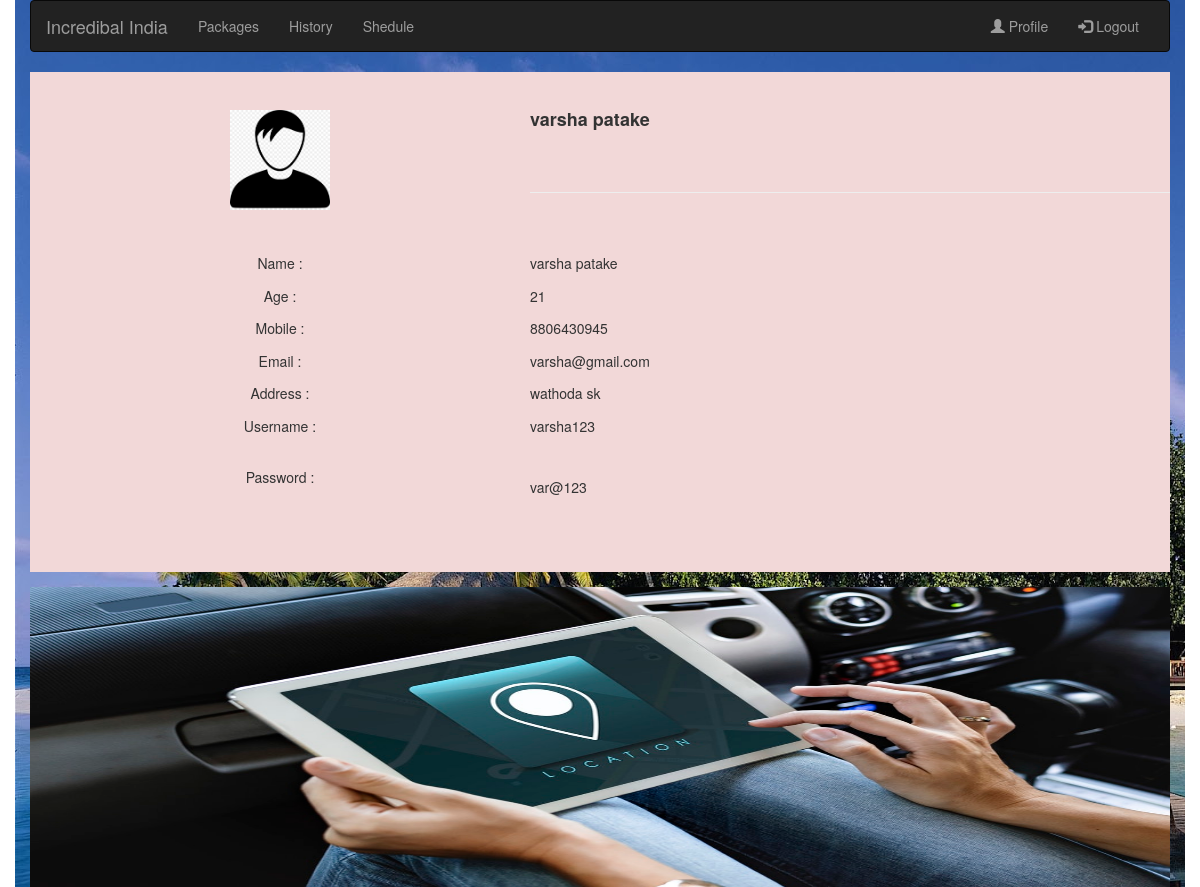
The page /tour/profile (signed in) on the database its author committed.
### tour/models.py (models this page shows, shortened)
class Customer(models.Model):
    name=models.CharField(max_length=250)
    age=models.IntegerField()
    mobile=models.CharField(max_length=30)
    email=models.CharField(max_length=200)
    address=models.CharField(max_length=200)
    username=models.CharField(max_length=200)
    password=models.CharField(max_length=200)

### tour/views.py (the view)
def profile(request):
    if request.session.has_key('username'):
        username = request.session['username']
    customer=Customer.objects.all()
    context={"username":username,"customer":customer}
    return render(request,"tour/profile.html",context)

### tour/templates/tour/profile.html (shortened to what this page needs)
{% extends "tour/customer.html"%}
{% load static %}
{%block head%}
<link rel="stylesheet" href="{% static 'css/validate_user_info.css' %}"/>
{%endblock%}
{% block body%}
                 <table class="validate_user" width="100%" height="500px"  style="background-color:#F2D8D8">
                     {% if customer %}
                     {% for customers in customer%}
                     {%ifequal customers.username username%}
                     <tr>
                     <td ><center><img width="100px" height="100px" src="{% static 'images/profilejpg.jpg' %}" /> </center></td>
                     <td colspan="2"><font size="4"><b> {{customers.name}}</b></font><br><br><br><hr></td>
                     </tr>
                     <tr>
                         <td width="500px"><center> Name :</center></td>
                         <td>{{customers.name}}</td>
                     </tr>
                      <tr>
                         <td><center> Age :</center></td>
                         <td>{{customers.age}}</td>
                     </tr>
                      <tr>
                         <td><center>Mobile :</center></td>
                         <td>{{customers.mobile}}</td>
                     </tr>
                      <tr>
                         <td><center>Email :</center></td>
                         <td>{{customers.email}}</td>
                      </tr>
                      <tr>
                         <td><center>Address :</center></td>
                         <td>{{customers.address}}</td>
                      </tr>
                      <tr>
                         <td><center>Username :</center></td>
                         <td>{{customers.username}}</td>
                      </tr>
                      <tr>
                         <td><center>Password :</center><br><br><br></td>
                         <td>{{customers.password}}<br><br><br></td>
                      </tr>
                     {%endifequal%}
                   {%endfor%}
                  {%endif%}
                 </table>
      <div class="bottom" >
      <img width="100%" height="100%" src="{% static 'images/login/loginbottom.jpg' %}" />
     </div>
{%endblock %}

### tour/static/css/validate_user_info.css (style rules this page uses)
.bottom { margin-top:15px; height:300px; }

### rows shown on the page
Customer: name "varsha patake", age "21", mobile "8806430945", email "varsha@gmail.com", address "wathoda sk", username "varsha123", password "var@123"
